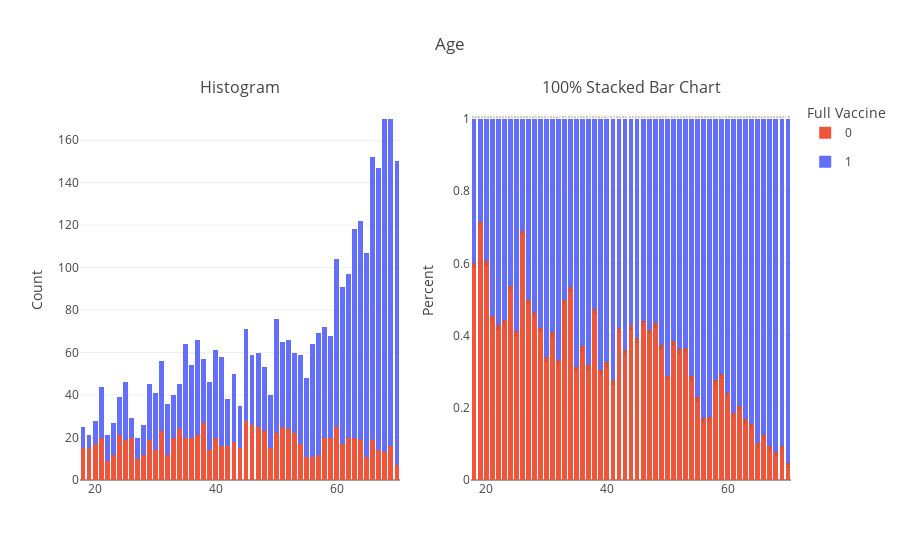
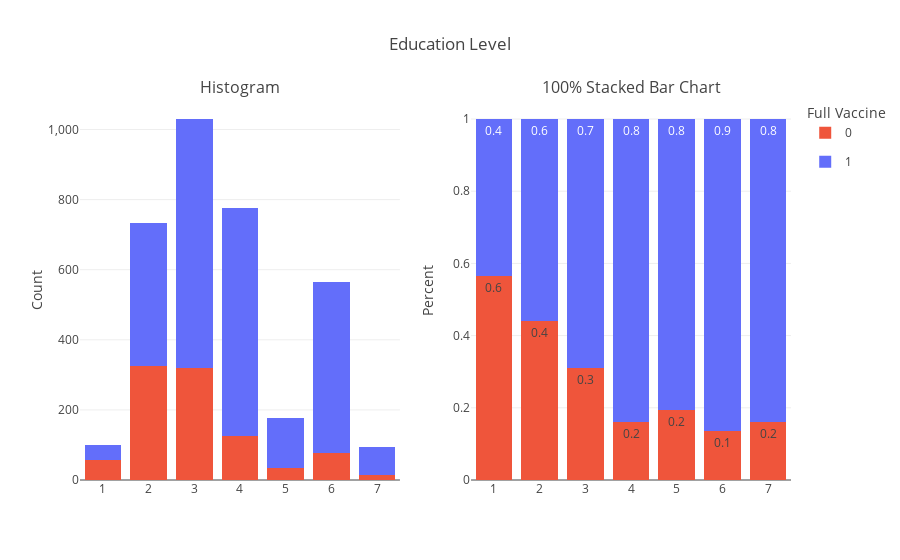
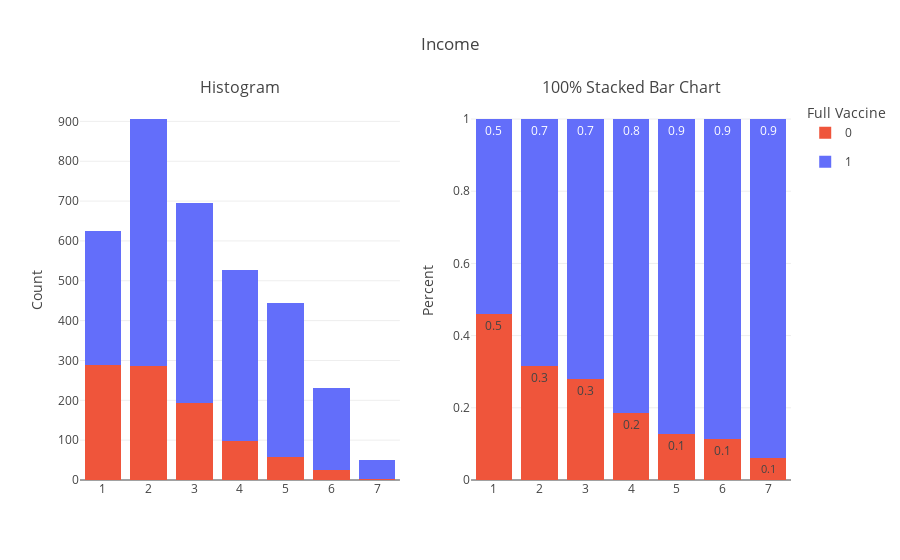
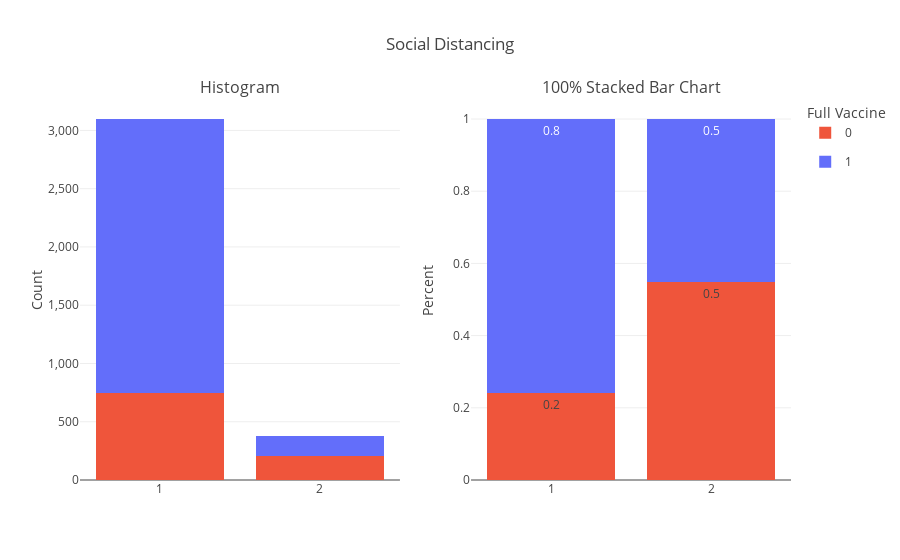

Notebook cell for these charts, in order:
### Code cell
# Inspect the 3 highest and lowest correlated features with `full vaccine`
for var in list(vaccine_corr["index"][:3]) + list(vaccine_corr["index"][-3:]):

    fig = make_subplots(rows = 1, cols = 2, subplot_titles = ["Histogram", "100% Stacked Bar Chart"])
    
    for col in [1, 2]:

        tickvals, nbins = (df[var].unique(), None) if (df[var].dtype == "int64") & (len(df[var].unique()) < 10) else (None, 10)
        df_temp = df.value_counts(["full vaccine", var]).reset_index(name = "freq").sort_values(["full vaccine", var]).reset_index(drop = True)
        
        text_auto = False if col == 1 else ".1f"
        df_temp["freq"] = df_temp["freq"] / df_temp.groupby([var])["freq"].transform("sum") if col == 2 else df_temp["freq"]
        df_temp["full vaccine"] = df_temp["full vaccine"].astype(str)

        trace = px.bar(df_temp, x = var, y = "freq", color = "full vaccine", text_auto = text_auto,
                       category_orders = {"full vaccine": ["0", "1"]},
                       color_discrete_map = {"0": px.colors.qualitative.Plotly[1], "1": px.colors.qualitative.Plotly[0]})

        for data in trace.data:
            fig.add_trace(data, row = 1, col = col)
    
    (fig
     .update_layout(barmode = "stack",
                    title = dict(text = var.title(), x = 0.5),
                    xaxis = dict(title = None, tickvals = tickvals),
                    xaxis2 = dict(title = None, tickvals = tickvals),
                    yaxis = dict(title = "Count", tickformat = ","),
                    yaxis2 = dict(title = "Percent"),
                    legend = dict(title = "Full Vaccine")
                    )
    )
    
    
    names = set()
    fig.for_each_trace(lambda trace: trace.update(showlegend = False) if (trace.name in names) else names.add(trace.name))
    fig.show()

### Figure 1 — Plotly figure (JSON) as saved in the notebook; plotly's stock layout.template omitted (floating-point values rounded to 4 significant figures)
{"data": [{"alignmentgroup": "True", "hovertemplate": "full vaccine=0<br>age=%{x}<br>freq=%{y}<extra></extra>", "legendgroup": "0", "marker": {"color": "#EF553B", "pattern": {"shape": ""}}, "name": "0", "offsetgroup": "0", "orientation": "v", "showlegend": true, "textposition": "auto", "type": "bar", "x": [18, 19, 20, 21, 22, 23, 24, 25, 26, 27, 28, 29, 30, 31, 32, 33, 34, 35, 36, 37, 38, 39, 40, 41, 42, 43, 44, 45, 46, 47, 48, 49, 50, 51, 52, 53, 54, 55, 56, 57, 58, 59, 60, 61, 62, 63, 64, 65, 66, 67, 68, 69, 70], "xaxis": "x", "y": [15, 15, 17, 20, 9, 12, 21, 19, 20, 10, 12, 19, 14, 23, 12, 20, 24, 20, 20, 21, 27, 14, 20, 16, 16, 18, 15, 28, 26, 25, 23, 15, 22, 25, 24, 22, 17, 11, 11, 12, 20, 20, 25, 17, 20, 20, 19, 11, 19, 14, 13, 16, 7], "yaxis": "y"}, {"alignmentgroup": "True", "hovertemplate": "full vaccine=1<br>age=%{x}<br>freq=%{y}<extra></extra>", "legendgroup": "1", "marker": {"color": "#636EFA", "pattern": {"shape": ""}}, "name": "1", "offsetgroup": "1", "orientation": "v", "showlegend": true, "textposition": "auto", "type": "bar", "x": [18, 19, 20, 21, 22, 23, 24, 25, 26, 27, 28, 29, 30, 31, 32, 33, 34, 35, 36, 37, 38, 39, 40, 41, 42, 43, 44, 45, 46, 47, 48, 49, 50, 51, 52, 53, 54, 55, 56, 57, 58, 59, 60, 61, 62, 63, 64, 65, 66, 67, 68, 69, 70], "xaxis": "x", "y": [10, 6, 11, 24, 12, 15, 18, 27, 9, 10, 14, 26, 27, 33, 24, 20, 21, 44, 34, 45, 30, 32, 41, 42, 22, 32, 20, 43, 33, 35, 30, 25, 54, 40, 42, 38, 42, 37, 53, 57, 52, 48, 79, 74, 77, 98, 103, 96, 133, 133, 157, 154, 143], "yaxis": "y"}, {"alignmentgroup": "True", "hovertemplate": "full vaccine=0<br>age=%{x}<br>freq=%{y}<extra></extra>", "legendgroup": "0", "marker": {"color": "#EF553B", "pattern": {"shape": ""}}, "name": "0", "offsetgroup": "0", "orientation": "v", "showlegend": false, "textposition": "auto", "texttemplate": "%{y:.1f}", "type": "bar", "x": [18, 19, 20, 21, 22, 23, 24, 25, 26, 27, 28, 29, 30, 31, 32, 33, 34, 35, 36, 37, 38, 39, 40, 41, 42, 43, 44, 45, 46, 47, 48, 49, 50, 51, 52, 53, 54, 55, 56, 57, 58, 59, 60, 61, 62, 63, 64, 65, 66, 67, 68, 69, 70], "xaxis": "x2", "y": [0.6, 0.7143, 0.6071, 0.4545, 0.4286, 0.4444, 0.5385, 0.413, 0.6897, 0.5, 0.4615, 0.4222, 0.3415, 0.4107, 0.3333, 0.5, 0.5333, 0.3125, 0.3704, 0.3182, 0.4737, 0.3043, 0.3279, 0.2759, 0.4211, 0.36, 0.4286, 0.3944, 0.4407, 0.4167, 0.434, 0.375, 0.2895, 0.3846, 0.3636, 0.3667, 0.2881, 0.2292, 0.1719, 0.1739, 0.2778, 0.2941, 0.2404, 0.1868, 0.2062, 0.1695, 0.1557, 0.1028, 0.125, 0.09524, 0.07647, 0.09412, 0.04667], "yaxis": "y2"}, {"alignmentgroup": "True", "hovertemplate": "full vaccine=1<br>age=%{x}<br>freq=%{y}<extra></extra>", "legendgroup": "1", "marker": {"color": "#636EFA", "pattern": {"shape": ""}}, "name": "1", "offsetgroup": "1", "orientation": "v", "showlegend": false, "textposition": "auto", "texttemplate": "%{y:.1f}", "type": "bar", "x": [18, 19, 20, 21, 22, 23, 24, 25, 26, 27, 28, 29, 30, 31, 32, 33, 34, 35, 36, 37, 38, 39, 40, 41, 42, 43, 44, 45, 46, 47, 48, 49, 50, 51, 52, 53, 54, 55, 56, 57, 58, 59, 60, 61, 62, 63, 64, 65, 66, 67, 68, 69, 70], "xaxis": "x2", "y": [0.4, 0.2857, 0.3929, 0.5455, 0.5714, 0.5556, 0.4615, 0.587, 0.3103, 0.5, 0.5385, 0.5778, 0.6585, 0.5893, 0.6667, 0.5, 0.4667, 0.6875, 0.6296, 0.6818, 0.5263, 0.6957, 0.6721, 0.7241, 0.5789, 0.64, 0.5714, 0.6056, 0.5593, 0.5833, 0.566, 0.625, 0.7105, 0.6154, 0.6364, 0.6333, 0.7119, 0.7708, 0.8281, 0.8261, 0.7222, 0.7059, 0.7596, 0.8132, 0.7938, 0.8305, 0.8443, 0.8972, 0.875, 0.9048, 0.9235, 0.9059, 0.9533], "yaxis": "y2"}], "layout": {"annotations": [{"font": {"size": 16}, "showarrow": false, "text": "Histogram", "x": 0.225, "xanchor": "center", "xref": "paper", "y": 1, "yanchor": "bottom", "yref": "paper"}, {"font": {"size": 16}, "showarrow": false, "text": "100% Stacked Bar Chart", "x": 0.775, "xanchor": "center", "xref": "paper", "y": 1, "yanchor": "bottom", "yref": "paper"}], "barmode": "stack", "legend": {"title": {"text": "Full Vaccine"}}, "title": {"text": "Age", "x": 0.5}, "xaxis": {"anchor": "y", "domain": [0, 0.45], "title": {}}, "xaxis2": {"anchor": "y2", "domain": [0.55, 1], "title": {}}, "yaxis": {"anchor": "x", "domain": [0, 1], "tickformat": ",", "title": {"text": "Count"}}, "yaxis2": {"anchor": "x2", "domain": [0, 1], "title": {"text": "Percent"}}}}

### Figure 2 — Plotly figure (JSON) as saved in the notebook; plotly's stock layout.template omitted (floating-point values rounded to 4 significant figures)
{"data": [{"alignmentgroup": "True", "hovertemplate": "full vaccine=0<br>education level=%{x}<br>freq=%{y}<extra></extra>", "legendgroup": "0", "marker": {"color": "#EF553B", "pattern": {"shape": ""}}, "name": "0", "offsetgroup": "0", "orientation": "v", "showlegend": true, "textposition": "auto", "type": "bar", "x": [1, 2, 3, 4, 5, 6, 7], "xaxis": "x", "y": [57, 324, 320, 125, 34, 76, 15], "yaxis": "y"}, {"alignmentgroup": "True", "hovertemplate": "full vaccine=1<br>education level=%{x}<br>freq=%{y}<extra></extra>", "legendgroup": "1", "marker": {"color": "#636EFA", "pattern": {"shape": ""}}, "name": "1", "offsetgroup": "1", "orientation": "v", "showlegend": true, "textposition": "auto", "type": "bar", "x": [1, 2, 3, 4, 5, 6, 7], "xaxis": "x", "y": [44, 410, 710, 652, 142, 488, 79], "yaxis": "y"}, {"alignmentgroup": "True", "hovertemplate": "full vaccine=0<br>education level=%{x}<br>freq=%{y}<extra></extra>", "legendgroup": "0", "marker": {"color": "#EF553B", "pattern": {"shape": ""}}, "name": "0", "offsetgroup": "0", "orientation": "v", "showlegend": false, "textposition": "auto", "texttemplate": "%{y:.1f}", "type": "bar", "x": [1, 2, 3, 4, 5, 6, 7], "xaxis": "x2", "y": [0.5644, 0.4414, 0.3107, 0.1609, 0.1932, 0.1348, 0.1596], "yaxis": "y2"}, {"alignmentgroup": "True", "hovertemplate": "full vaccine=1<br>education level=%{x}<br>freq=%{y}<extra></extra>", "legendgroup": "1", "marker": {"color": "#636EFA", "pattern": {"shape": ""}}, "name": "1", "offsetgroup": "1", "orientation": "v", "showlegend": false, "textposition": "auto", "texttemplate": "%{y:.1f}", "type": "bar", "x": [1, 2, 3, 4, 5, 6, 7], "xaxis": "x2", "y": [0.4356, 0.5586, 0.6893, 0.8391, 0.8068, 0.8652, 0.8404], "yaxis": "y2"}], "layout": {"annotations": [{"font": {"size": 16}, "showarrow": false, "text": "Histogram", "x": 0.225, "xanchor": "center", "xref": "paper", "y": 1, "yanchor": "bottom", "yref": "paper"}, {"font": {"size": 16}, "showarrow": false, "text": "100% Stacked Bar Chart", "x": 0.775, "xanchor": "center", "xref": "paper", "y": 1, "yanchor": "bottom", "yref": "paper"}], "barmode": "stack", "legend": {"title": {"text": "Full Vaccine"}}, "title": {"text": "Education Level", "x": 0.5}, "xaxis": {"anchor": "y", "domain": [0, 0.45], "tickvals": [3, 4, 2, 6, 5, 1, 7], "title": {}}, "xaxis2": {"anchor": "y2", "domain": [0.55, 1], "tickvals": [3, 4, 2, 6, 5, 1, 7], "title": {}}, "yaxis": {"anchor": "x", "domain": [0, 1], "tickformat": ",", "title": {"text": "Count"}}, "yaxis2": {"anchor": "x2", "domain": [0, 1], "title": {"text": "Percent"}}}}

### Figure 3 — Plotly figure (JSON) as saved in the notebook; plotly's stock layout.template omitted (floating-point values rounded to 4 significant figures)
{"data": [{"alignmentgroup": "True", "hovertemplate": "full vaccine=0<br>income=%{x}<br>freq=%{y}<extra></extra>", "legendgroup": "0", "marker": {"color": "#EF553B", "pattern": {"shape": ""}}, "name": "0", "offsetgroup": "0", "orientation": "v", "showlegend": true, "textposition": "auto", "type": "bar", "x": [1, 2, 3, 4, 5, 6, 7], "xaxis": "x", "y": [288, 285, 194, 98, 57, 26, 3], "yaxis": "y"}, {"alignmentgroup": "True", "hovertemplate": "full vaccine=1<br>income=%{x}<br>freq=%{y}<extra></extra>", "legendgroup": "1", "marker": {"color": "#636EFA", "pattern": {"shape": ""}}, "name": "1", "offsetgroup": "1", "orientation": "v", "showlegend": true, "textposition": "auto", "type": "bar", "x": [1, 2, 3, 4, 5, 6, 7], "xaxis": "x", "y": [338, 621, 500, 428, 388, 204, 46], "yaxis": "y"}, {"alignmentgroup": "True", "hovertemplate": "full vaccine=0<br>income=%{x}<br>freq=%{y}<extra></extra>", "legendgroup": "0", "marker": {"color": "#EF553B", "pattern": {"shape": ""}}, "name": "0", "offsetgroup": "0", "orientation": "v", "showlegend": false, "textposition": "auto", "texttemplate": "%{y:.1f}", "type": "bar", "x": [1, 2, 3, 4, 5, 6, 7], "xaxis": "x2", "y": [0.4601, 0.3146, 0.2795, 0.1863, 0.1281, 0.113, 0.06122], "yaxis": "y2"}, {"alignmentgroup": "True", "hovertemplate": "full vaccine=1<br>income=%{x}<br>freq=%{y}<extra></extra>", "legendgroup": "1", "marker": {"color": "#636EFA", "pattern": {"shape": ""}}, "name": "1", "offsetgroup": "1", "orientation": "v", "showlegend": false, "textposition": "auto", "texttemplate": "%{y:.1f}", "type": "bar", "x": [1, 2, 3, 4, 5, 6, 7], "xaxis": "x2", "y": [0.5399, 0.6854, 0.7205, 0.8137, 0.8719, 0.887, 0.9388], "yaxis": "y2"}], "layout": {"annotations": [{"font": {"size": 16}, "showarrow": false, "text": "Histogram", "x": 0.225, "xanchor": "center", "xref": "paper", "y": 1, "yanchor": "bottom", "yref": "paper"}, {"font": {"size": 16}, "showarrow": false, "text": "100% Stacked Bar Chart", "x": 0.775, "xanchor": "center", "xref": "paper", "y": 1, "yanchor": "bottom", "yref": "paper"}], "barmode": "stack", "legend": {"title": {"text": "Full Vaccine"}}, "title": {"text": "Income", "x": 0.5}, "xaxis": {"anchor": "y", "domain": [0, 0.45], "tickvals": [2, 5, 4, 3, 1, 7, 6], "title": {}}, "xaxis2": {"anchor": "y2", "domain": [0.55, 1], "tickvals": [2, 5, 4, 3, 1, 7, 6], "title": {}}, "yaxis": {"anchor": "x", "domain": [0, 1], "tickformat": ",", "title": {"text": "Count"}}, "yaxis2": {"anchor": "x2", "domain": [0, 1], "title": {"text": "Percent"}}}}

### Figure 4 — Plotly figure (JSON) as saved in the notebook; plotly's stock layout.template omitted (floating-point values rounded to 4 significant figures)
{"data": [{"alignmentgroup": "True", "hovertemplate": "full vaccine=0<br>social distancing=%{x}<br>freq=%{y}<extra></extra>", "legendgroup": "0", "marker": {"color": "#EF553B", "pattern": {"shape": ""}}, "name": "0", "offsetgroup": "0", "orientation": "v", "showlegend": true, "textposition": "auto", "type": "bar", "x": [1, 2], "xaxis": "x", "y": [744, 207], "yaxis": "y"}, {"alignmentgroup": "True", "hovertemplate": "full vaccine=1<br>social distancing=%{x}<br>freq=%{y}<extra></extra>", "legendgroup": "1", "marker": {"color": "#636EFA", "pattern": {"shape": ""}}, "name": "1", "offsetgroup": "1", "orientation": "v", "showlegend": true, "textposition": "auto", "type": "bar", "x": [1, 2], "xaxis": "x", "y": [2354, 171], "yaxis": "y"}, {"alignmentgroup": "True", "hovertemplate": "full vaccine=0<br>social distancing=%{x}<br>freq=%{y}<extra></extra>", "legendgroup": "0", "marker": {"color": "#EF553B", "pattern": {"shape": ""}}, "name": "0", "offsetgroup": "0", "orientation": "v", "showlegend": false, "textposition": "auto", "texttemplate": "%{y:.1f}", "type": "bar", "x": [1, 2], "xaxis": "x2", "y": [0.2402, 0.5476], "yaxis": "y2"}, {"alignmentgroup": "True", "hovertemplate": "full vaccine=1<br>social distancing=%{x}<br>freq=%{y}<extra></extra>", "legendgroup": "1", "marker": {"color": "#636EFA", "pattern": {"shape": ""}}, "name": "1", "offsetgroup": "1", "orientation": "v", "showlegend": false, "textposition": "auto", "texttemplate": "%{y:.1f}", "type": "bar", "x": [1, 2], "xaxis": "x2", "y": [0.7598, 0.4524], "yaxis": "y2"}], "layout": {"annotations": [{"font": {"size": 16}, "showarrow": false, "text": "Histogram", "x": 0.225, "xanchor": "center", "xref": "paper", "y": 1, "yanchor": "bottom", "yref": "paper"}, {"font": {"size": 16}, "showarrow": false, "text": "100% Stacked Bar Chart", "x": 0.775, "xanchor": "center", "xref": "paper", "y": 1, "yanchor": "bottom", "yref": "paper"}], "barmode": "stack", "legend": {"title": {"text": "Full Vaccine"}}, "title": {"text": "Social Distancing", "x": 0.5}, "xaxis": {"anchor": "y", "domain": [0, 0.45], "tickvals": [1, 2], "title": {}}, "xaxis2": {"anchor": "y2", "domain": [0.55, 1], "tickvals": [1, 2], "title": {}}, "yaxis": {"anchor": "x", "domain": [0, 1], "tickformat": ",", "title": {"text": "Count"}}, "yaxis2": {"anchor": "x2", "domain": [0, 1], "title": {"text": "Percent"}}}}
